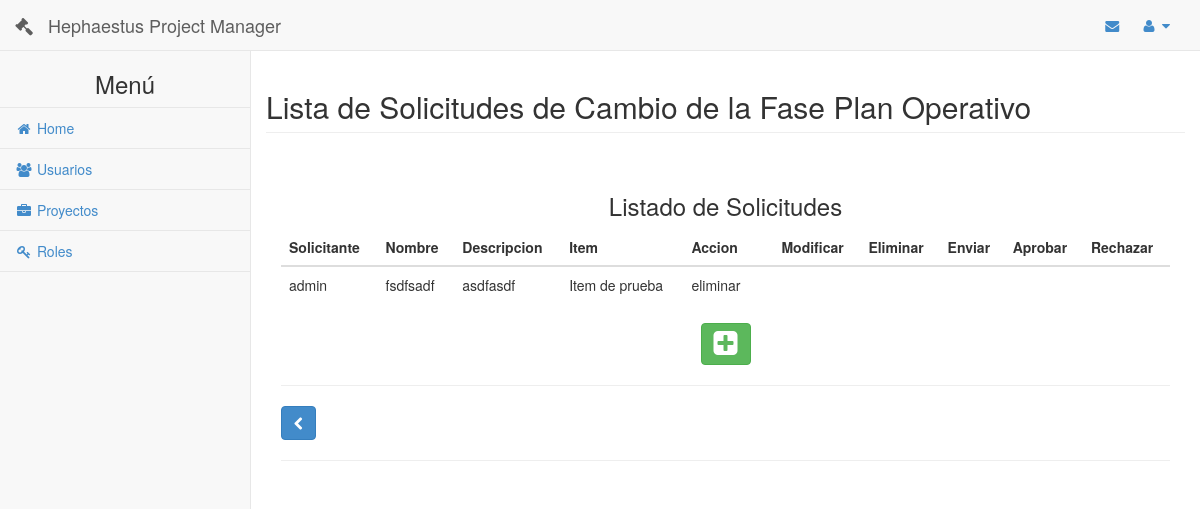
The app's page /solicitud/1/ (signed in), older data.
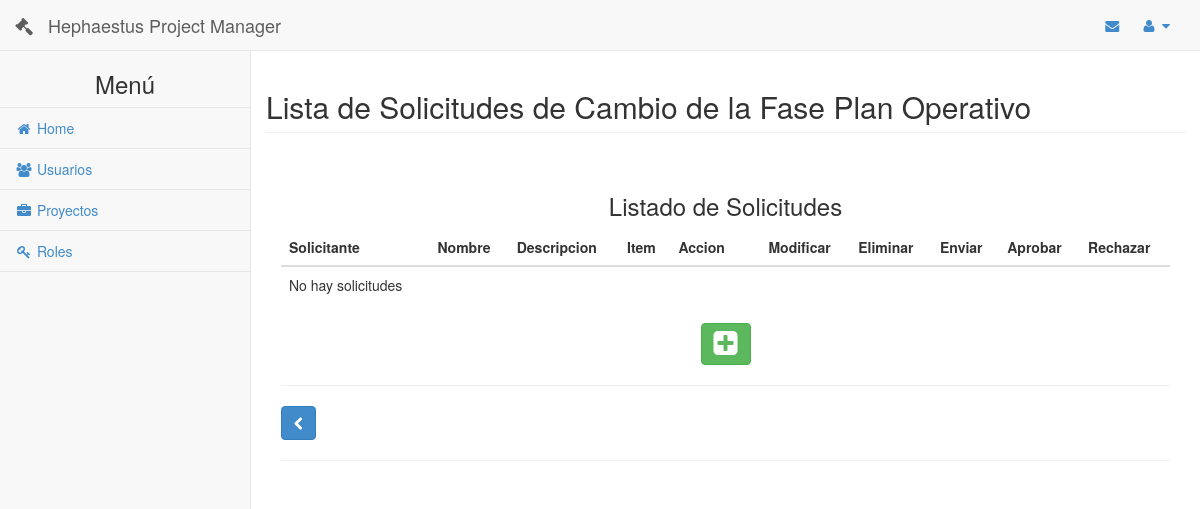
The same page, newer data.
### principal/models.py (models this page shows, shortened)
class Solicitud(models.Model):
    class Meta:
        verbose_name = 'Solicitud'
        verbose_name_plural = 'Solicitudes'
    nombre = models.TextField(max_length=50)
    descripcion = models.TextField(max_length=250)
    accion = models.TextField(max_length=50)
    estado = models.TextField(max_length=50)
    cantidad_votantes = models.IntegerField()
    votos_positivos = models.IntegerField()
    votos_negativos = models.IntegerField()
    item = models.ForeignKey('Item')
    usuario = models.ForeignKey('usuario')
    fase = models.ForeignKey('Fase')
    votantes = models.ManyToManyField('Usuario',null=True, blank=True, default = None, related_name="solicitud_a_votar")

class Usuario(models.Model):
    class Meta:
        verbose_name = 'Usuario'
        verbose_name_plural = 'Usuarios'
    def __unicode__(self):
        return self.username
    username = models.CharField(max_length=45, unique = True)
    password = models.CharField(max_length=45)
    nombre = models.CharField(max_length=45)
    apellido = models.CharField(max_length=45)
    telefono = models.CharField(max_length=20)
    ci = models.IntegerField()
    email = models.CharField(max_length=45)
    roles = models.ManyToManyField('Rol',null=True, blank=True, default = None)

class Item(models.Model):
    class Meta:
        verbose_name = 'Item'
        verbose_name_plural = 'Items'
    def __unicode__(self):
        return self.nombre
    nombre = models.TextField(max_length=50)
    numero = models.IntegerField()
    eliminado = models.BooleanField(default = False)
    version = models.DateTimeField(null=True)
    id_actual = models.IntegerField(null=True)
    fase = models.ForeignKey(Fase)
    tipo_item = models.ForeignKey(TipoItem)
    linea_base = models.ForeignKey('LineaBase', null=True, blank=True, default = None, on_delete=models.CASCADE)

### app_solicitud/views.py (the view)
# urls.py: url(r'^(?P<id_fase>\d+)/$', 'app_solicitud.views.indexSolicitud', name='index'),
def indexSolicitud(request, id_fase):
    u = is_logged(request.session)
    if(u):
        fase = Fase.objects.get(id=id_fase)
        lista = Solicitud.objects.filter(fase=fase)
        return render(request, 'solicitudes.html', {'usuario': u, 'lista': lista, 'fase': fase})
    else:
        return redirect('/login')

### principal/views.py (called while the page is built)
def is_logged(session):
	if( 'usuario' in session ):
		user =  Usuario.objects.get(id=session['usuario'])
		u = user.__dict__
		lista_permisos = []
		lista_roles = []
		for r in user.roles.all():
			lista_roles.append(r.nombre)
			for p in r.permisos.all():
				lista_permisos.append(p.nombre)
		u['permisos'] = lista_permisos
		u['roles'] = lista_roles
		if( user.destinatario.filter(estado='no leido') ):
			u['no_leido'] = len(user.destinatario.filter(estado='no leido'))
		return u
	else:
		return False

### app_solicitud/templates/solicitudes.html (shortened to what this page needs)
{% include 'header.html' %}
        {% if usuario %}
        <div id="page-wrapper">
            <div class="row">
                <div class="col-lg-12">
                    <div class="row">
                        <h2 class="page-header">Lista de Solicitudes de Cambio de la Fase {{fase.nombre}}</h2>
                    </div>
                    <div class="row">
                        <br>
                    </div>
                        <center>
                            <h3>Listado de Solicitudes</h3>
                        </center>
                        <table class="table table-hover">
                            <thead>
                                <tr>
                                    <th>Solicitante</th>
                                    <th>Nombre</th>
                                    <th>Descripcion</th>
                                    <th>Item</th>
                                    <th>Accion</th>
                                    <th></th>
                                    <th>Modificar</th>
                                    <th>Eliminar</th>
                                    <th>Enviar</th>
                                    <th>Aprobar</th>
                                    <th>Rechazar</th>
                                </tr>
                            </thead>
                            <tbody>
                                {% for s in lista %}
                                <tr>
                                    <td>{{s.usuario}}</td>
                                    <td>{{s.nombre}}</td>
                                    <td>{{s.descripcion}}</td>
                                    <td>{{s.item}}</td>
                                    <td>{{s.accion}}</td>
                                    <td></td>
                                    <td>
                                     </td>
                                    <td>
                                     </td>
                                     <td>
                                     </td>
                                </tr>
                                {% empty %}
                                    <tr>
                                        <td>No hay solicitudes</td>
                                    </tr>
                                {% endfor %}
                            </tbody>
                        </table>
                        <center>
                            <a class="btn btn-success" data-toggle="modal" href='#modal-nuevo'><i class="fa fa-plus-square fa-2x"></i></a>
                        </center>
                        <hr>
                            <a class="btn btn-primary" href="{% url 'fases:index' fase.proyecto.id %}">
                                    <i class="fa fa-chevron-left "></i>
                            </a>
                        <hr>
                </div>
            </div>
        </div>
        {% endif %}
        {% load staticfiles %}
{% include 'footer.html' %}

Row changes from the older to the newer data that the page shows:
removed Solicitud: usuario "admin", nombre "fsdfsadf", descripcion "asdfasdf", item "Item de prueba", accion "eliminar"
Text that changed along with them:
text now shown: "No hay solicitudes"
